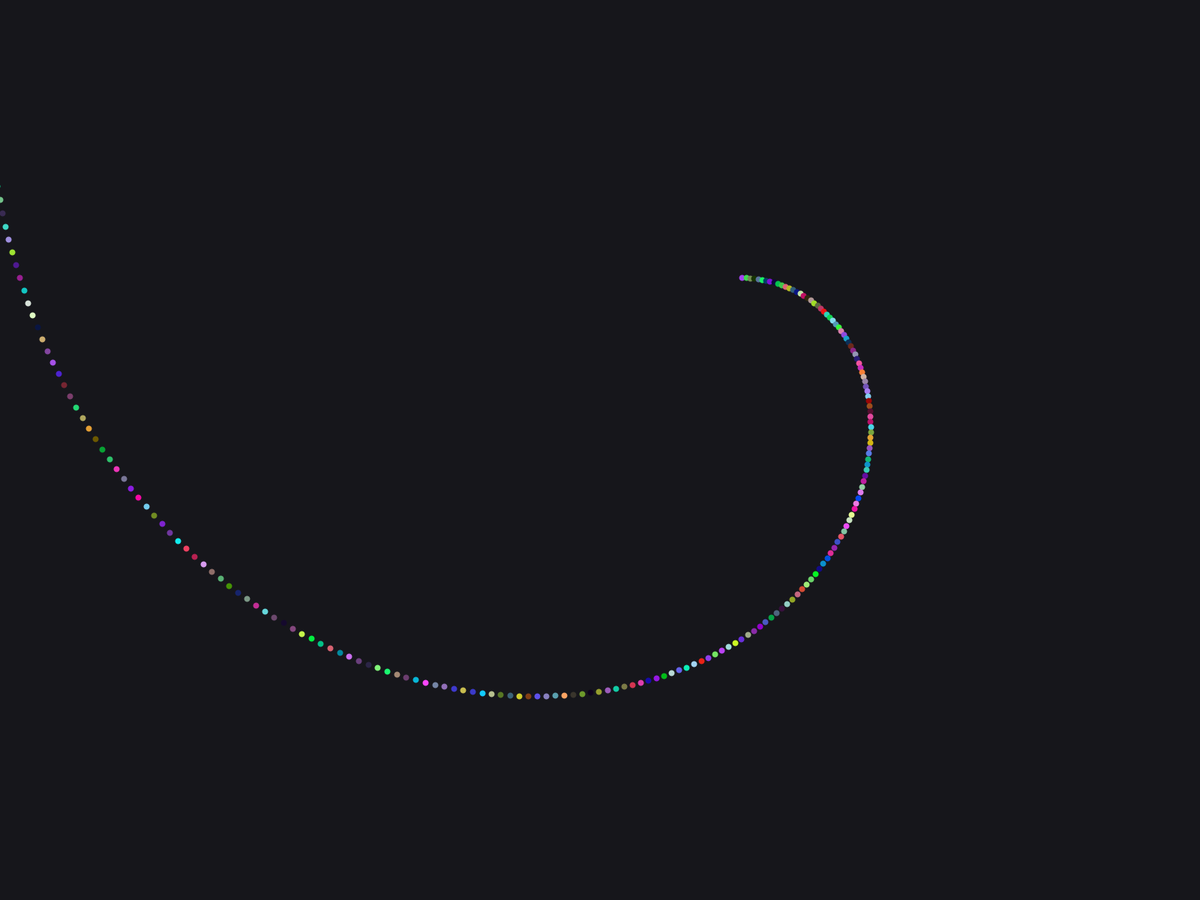
Frame 1 (no input)
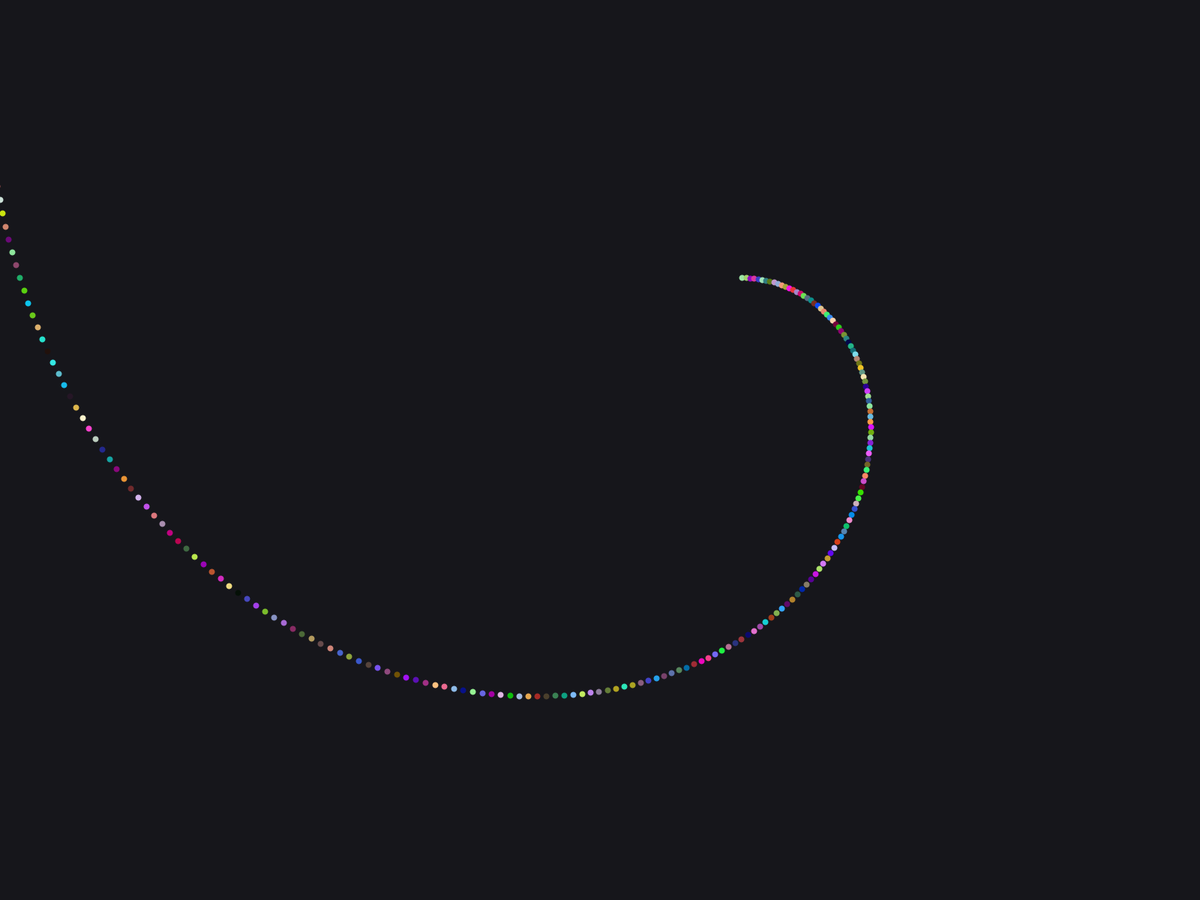
Frame 60 (the mouse pressed at the canvas centre just before this capture)
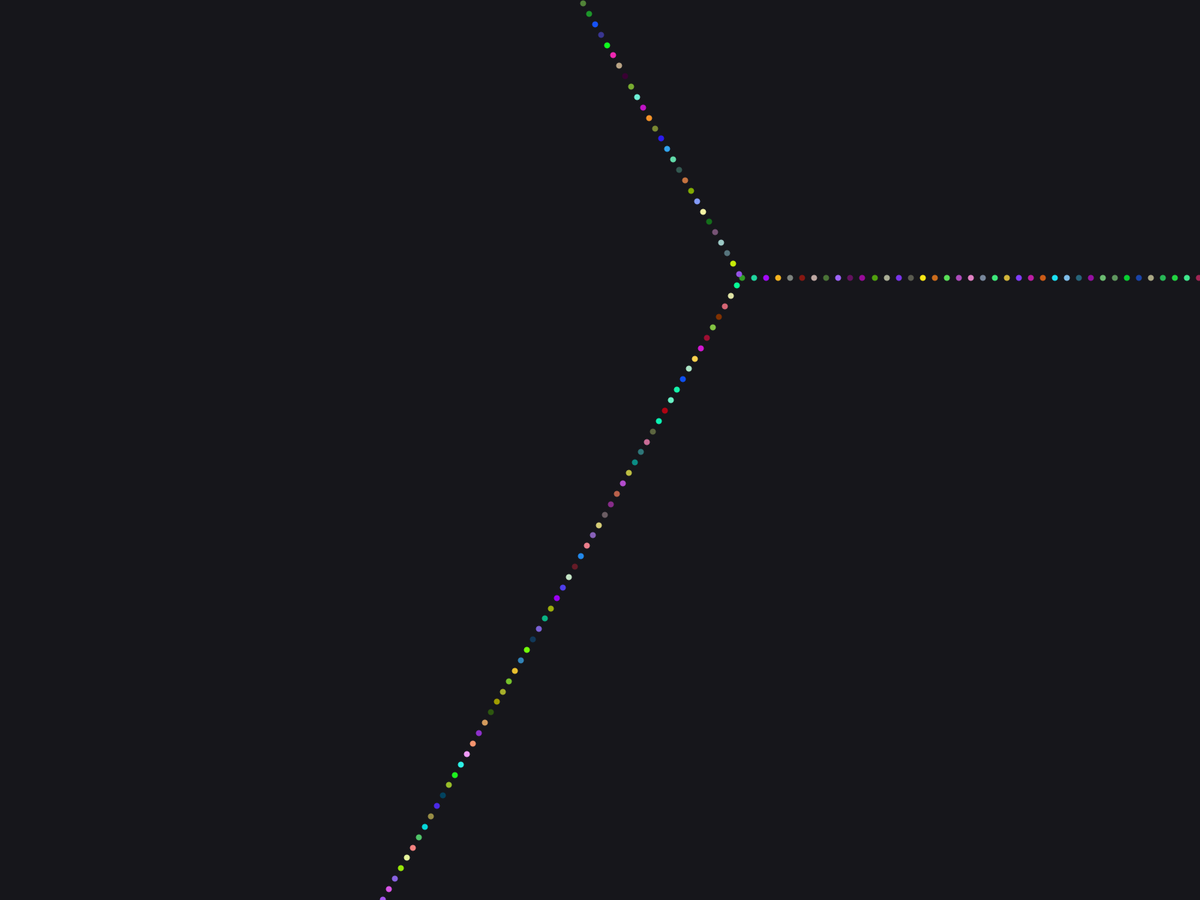
Frame 120 (the mouse held since frame 60 and released just before this capture)

The Processing sketch that drew these frames (run headless with seeded random() and noise(); from frame 60 on, the mouse is pressed at the canvas centre):

// Processing sketch: spiral
// ── spiral.pde
void setup(){
  fullScreen();
  fill(0);
  //noStroke();
  stroke(255);
  strokeWeight(4);
}

void draw(){
  background(#16161b);
  float scalar = map(mouseX, 0, width, 1, 1200);
  float radius = 1.0;
  for(int deg = 0; deg < 1600 * 360;deg+=scalar){
    float angle = radians(deg);
    float x = 0.618*width + (radius * cos(angle));
    float y = 0.5*0.618*height + (radius * sin(angle));
    stroke(random(255),random(255), random(255));
    ellipse(x,y,4,4);
    radius +=5.34;
  }
}
